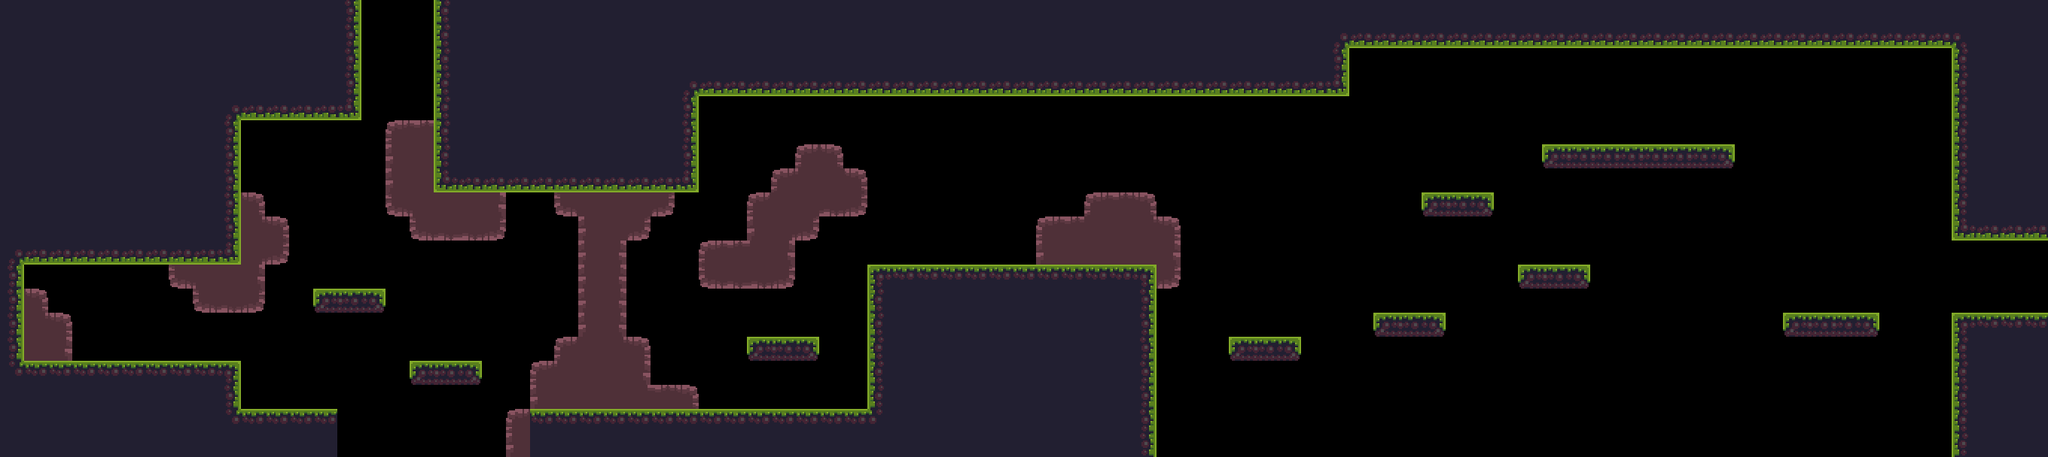

A 2D game scene composited from a Tiled map and its tileset images. What follows is a short description and the map's XML, with each tile layer's data collapsed to a summary:
An orthogonal 85x19 tile map with 32x32 px tiles, 2 tile layers (Tile Layer 2, Tile Layer 1), 6 tilesets and 20 objects.

<map version="1.10" tiledversion="1.11.2" orientation="orthogonal" renderorder="right-down" width="85" height="19" tilewidth="32" tileheight="32" infinite="0" nextlayerid="5" nextobjectid="21">
 <editorsettings>
  <export target="untitled2.json" format="json" />
 </editorsettings>
 <tileset firstgid="1" name="ground" tilewidth="32" tileheight="32" tilecount="72" columns="12">
  <image source="tiles and background_foreground (new)/tileset_32x32(new).png" width="384" height="192" />
  <tile id="0">
   <properties>
    <property name="collides" type="bool" value="true" />
   </properties>
  </tile>
  <tile id="1">
   <properties>
    <property name="collides" type="bool" value="true" />
   </properties>
  </tile>
  <tile id="2">
   <properties>
    <property name="collides" type="bool" value="true" />
   </properties>
  </tile>
  <tile id="3">
   <properties>
    <property name="collides" type="bool" value="true" />
   </properties>
  </tile>
  <tile id="4">
   <properties>
    <property name="collides" type="bool" value="true" />
   </properties>
  </tile>
  <tile id="5">
   <properties>
    <property name="collides" type="bool" value="true" />
   </properties>
  </tile>
  <tile id="6">
   <properties>
    <property name="collides" type="bool" value="true" />
   </properties>
  </tile>
  <tile id="7">
   <properties>
    <property name="collides" type="bool" value="true" />
   </properties>
  </tile>
  <tile id="8">
   <properties>
    <property name="collides" type="bool" value="true" />
   </properties>
  </tile>
  <tile id="9">
   <properties>
    <property name="collides" type="bool" value="true" />
   </properties>
  </tile>
  <tile id="10">
   <properties>
    <property name="collides" type="bool" value="true" />
   </properties>
  </tile>
  <tile id="11">
   <properties>
    <property name="collides" type="bool" value="true" />
   </properties>
  </tile>
  <tile id="12">
   <properties>
    <property name="collides" type="bool" value="true" />
   </properties>
  </tile>
  <tile id="13">
   <properties>
    <property name="collides" type="bool" value="true" />
   </properties>
  </tile>
  <tile id="14">
   <properties>
    <property name="collides" type="bool" value="true" />
   </properties>
  </tile>
  <tile id="15">
   <properties>
    <property name="collides" type="bool" value="true" />
   </properties>
  </tile>
  <tile id="16">
   <properties>
    <property name="collides" type="bool" value="true" />
   </properties>
  </tile>
  <tile id="17">
   <properties>
    <property name="collides" type="bool" value="true" />
   </properties>
  </tile>
  <tile id="18">
   <properties>
    <property name="collides" type="bool" value="true" />
   </properties>
  </tile>
  <tile id="19">
   <properties>
    <property name="collides" type="bool" value="true" />
   </properties>
  </tile>
  <tile id="20">
   <properties>
    <property name="collides" type="bool" value="true" />
   </properties>
  </tile>
  <tile id="21">
   <properties>
    <property name="collides" type="bool" value="true" />
   </properties>
  </tile>
  <tile id="22">
   <properties>
    <property name="collides" type="bool" value="true" />
   </properties>
  </tile>
  <tile id="23">
   <properties>
    <property name="collides" type="bool" value="true" />
   </properties>
  </tile>
  <tile id="24">
   <properties>
    <property name="collides" type="bool" value="true" />
   </properties>
  </tile>
  <tile id="25">
   <properties>
    <property name="collides" type="bool" value="true" />
   </properties>
  </tile>
  <tile id="26">
   <properties>
    <property name="collides" type="bool" value="true" />
   </properties>
  </tile>
  <tile id="27">
   <properties>
    <property name="collides" type="bool" value="true" />
   </properties>
  </tile>
  <tile id="28">
   <properties>
    <property name="collides" type="bool" value="true" />
   </properties>
  </tile>
  <tile id="29">
   <properties>
    <property name="collides" type="bool" value="true" />
   </properties>
  </tile>
  <tile id="30">
   <properties>
    <property name="collides" type="bool" value="true" />
   </properties>
  </tile>
  <tile id="31">
   <properties>
    <property name="collides" type="bool" value="true" />
   </properties>
  </tile>
  <tile id="32">
   <properties>
    <property name="collides" type="bool" value="true" />
   </properties>
  </tile>
  <tile id="33">
   <properties>
    <property name="collides" type="bool" value="true" />
   </properties>
  </tile>
  <tile id="34">
   <properties>
    <property name="collides" type="bool" value="true" />
   </properties>
  </tile>
  <tile id="35">
   <properties>
    <property name="collides" type="bool" value="true" />
   </properties>
  </tile>
  <tile id="36">
   <properties>
    <property name="collides" type="bool" value="true" />
   </properties>
  </tile>
  <tile id="37">
   <properties>
    <property name="collides" type="bool" value="true" />
   </properties>
  </tile>
  <tile id="38">
   <properties>
    <property name="collides" type="bool" value="true" />
   </properties>
  </tile>
  <tile id="39">
   <properties>
    <property name="collides" type="bool" value="true" />
   </properties>
  </tile>
  <tile id="40">
   <properties>
    <property name="collides" type="bool" value="true" />
   </properties>
  </tile>
  <tile id="41">
   <properties>
    <property name="collides" type="bool" value="true" />
   </properties>
  </tile>
  <tile id="42">
   <properties>
    <property name="collides" type="bool" value="true" />
   </properties>
  </tile>
  <tile id="43">
   <properties>
    <property name="collides" type="bool" value="true" />
   </properties>
  </tile>
  <tile id="44">
   <properties>
    <property name="collides" type="bool" value="true" />
   </properties>
  </tile>
  <tile id="45">
   <properties>
    <property name="collides" type="bool" value="true" />
   </properties>
  </tile>
  <tile id="46">
   <properties>
    <property name="collides" type="bool" value="true" />
   </properties>
  </tile>
  <tile id="47">
   <properties>
    <property name="collides" type="bool" value="true" />
   </properties>
  </tile>
  <tile id="48">
   <properties>
    <property name="collides" type="bool" value="true" />
   </properties>
  </tile>
  <tile id="49">
   <properties>
    <property name="collides" type="bool" value="true" />
   </properties>
  </tile>
  <tile id="50">
   <properties>
    <property name="collides" type="bool" value="true" />
   </properties>
  </tile>
  <tile id="51">
   <properties>
    <property name="collides" type="bool" value="true" />
   </properties>
  </tile>
  <tile id="52">
   <properties>
    <property name="collides" type="bool" value="true" />
   </properties>
  </tile>
  <tile id="53">
   <properties>
    <property name="collides" type="bool" value="true" />
   </properties>
  </tile>
  <tile id="54">
   <properties>
    <property name="collides" type="bool" value="true" />
   </properties>
  </tile>
  <tile id="55">
   <properties>
    <property name="collides" type="bool" value="true" />
   </properties>
  </tile>
  <tile id="56">
   <properties>
    <property name="collides" type="bool" value="true" />
   </properties>
  </tile>
  <tile id="57">
   <properties>
    <property name="collides" type="bool" value="true" />
   </properties>
  </tile>
  <tile id="58">
   <properties>
    <property name="collides" type="bool" value="true" />
   </properties>
  </tile>
  <tile id="59">
   <properties>
    <property name="collides" type="bool" value="true" />
   </properties>
  </tile>
  <tile id="60">
   <properties>
    <property name="collides" type="bool" value="true" />
   </properties>
  </tile>
  <tile id="61">
   <properties>
    <property name="collides" type="bool" value="true" />
   </properties>
  </tile>
  <tile id="62">
   <properties>
    <property name="collides" type="bool" value="true" />
   </properties>
  </tile>
  <tile id="63">
   <properties>
    <property name="collides" type="bool" value="true" />
   </properties>
  </tile>
  <tile id="64">
   <properties>
    <property name="collides" type="bool" value="true" />
   </properties>
  </tile>
  <tile id="65">
   <properties>
    <property name="collides" type="bool" value="true" />
   </properties>
  </tile>
  <tile id="66">
   <properties>
    <property name="collides" type="bool" value="true" />
   </properties>
  </tile>
  <tile id="67">
   <properties>
    <property name="collides" type="bool" value="true" />
   </properties>
  </tile>
  <tile id="68">
   <properties>
    <property name="collides" type="bool" value="true" />
   </properties>
  </tile>
  <tile id="69">
   <properties>
    <property name="collides" type="bool" value="true" />
   </properties>
  </tile>
  <tile id="70">
   <properties>
    <property name="collides" type="bool" value="true" />
   </properties>
  </tile>
  <tile id="71">
   <properties>
    <property name="collides" type="bool" value="true" />
   </properties>
  </tile>
 </tileset>
 <tileset firstgid="73" name="grass" tilewidth="16" tileheight="8" tilecount="1" columns="0">
  <grid orientation="orthogonal" width="1" height="1" />
  <tile id="0">
   <image source="miscellaneous sprites/grass_props.png" width="16" height="8" />
  </tile>
 </tileset>
 <tileset firstgid="74" name="bigflower" tilewidth="16" tileheight="8" tilecount="1" columns="0">
  <grid orientation="orthogonal" width="1" height="1" />
  <tile id="0">
   <image source="miscellaneous sprites/bigflowers_props.png" width="16" height="8" />
  </tile>
 </tileset>
 <tileset firstgid="75" name="smallflower" tilewidth="16" tileheight="8" tilecount="1" columns="0">
  <grid orientation="orthogonal" width="1" height="1" />
  <tile id="0">
   <image source="miscellaneous sprites/flowers_props.png" width="16" height="8" />
  </tile>
 </tileset>
 <tileset firstgid="76" name="rightarrow" tilewidth="16" tileheight="16" tilecount="1" columns="0">
  <grid orientation="orthogonal" width="1" height="1" />
  <tile id="0">
   <image source="miscellaneous sprites/arrow_plate_right.png" width="16" height="16" />
  </tile>
 </tileset>
 <tileset firstgid="77" name="spike" tilewidth="16" tileheight="16" tilecount="1" columns="0">
  <grid orientation="orthogonal" width="1" height="1" />
  <tile id="0">
   <image source="miscellaneous sprites/spikes_trap.png" width="16" height="16" />
  </tile>
 </tileset>
 <layer id="2" name="Tile Layer 2" width="85" height="19">
  <data>[1615 cells, 137 non-empty, 13 distinct tile ids]</data>
 </layer>
 <objectgroup id="3" name="Object Layer 1">
  <object id="1" gid="73" x="160" y="480" width="32.6667" height="16.3333" />
  <object id="2" gid="73" x="352" y="544" width="32.6667" height="16.3333" />
  <object id="3" gid="73" x="384" y="544" width="32.6667" height="16.3333" />
  <object id="4" gid="73" x="576" y="480" width="32.6667" height="16.3333" />
  <object id="5" gid="73" x="1216" y="352" width="32.6667" height="16.3333" />
  <object id="6" gid="73" x="1248" y="352" width="32.6667" height="16.3333" />
  <object id="7" gid="73" x="1280" y="352" width="32.6667" height="16.3333" />
  <object id="8" gid="76" x="224" y="480" width="30.6667" height="30.6667" />
  <object id="9" gid="74" x="448" y="384" width="33.3333" height="16.6667" />
  <object id="10" gid="74" x="416" y="544" width="33.3333" height="16.6667" />
  <object id="11" gid="74" x="736" y="544" width="33.3333" height="16.6667" />
  <object id="12" gid="74" x="832" y="544" width="33.3333" height="16.6667" />
  <object id="13" gid="74" x="1024" y="448" width="33.3333" height="16.6667" />
  <object id="14" gid="75" x="864" y="544" width="31.3333" height="15.6667" />
  <object id="15" gid="75" x="608" y="480" width="31.3333" height="15.6667" />
  <object id="16" gid="75" x="992" y="544" width="31.3333" height="15.6667" />
  <object id="17" gid="75" x="960" y="544" width="31.3333" height="15.6667" />
 </objectgroup>
 <objectgroup id="4" name="Object Layer 2">
  <object id="18" gid="77" x="834.667" y="499.333" width="63.3333" height="63.3333" rotation="-180" />
  <object id="19" gid="77" x="1298.17" y="312.667" width="63.3333" height="63.3333" rotation="-180" />
  <object id="20" gid="77" x="1463" y="313.667" width="63.3333" height="63.3333" rotation="-180" />
 </objectgroup>
 <layer id="1" name="Tile Layer 1" width="85" height="19">
  <data>[1615 cells, 654 non-empty, 19 distinct tile ids]</data>
 </layer>
</map>
